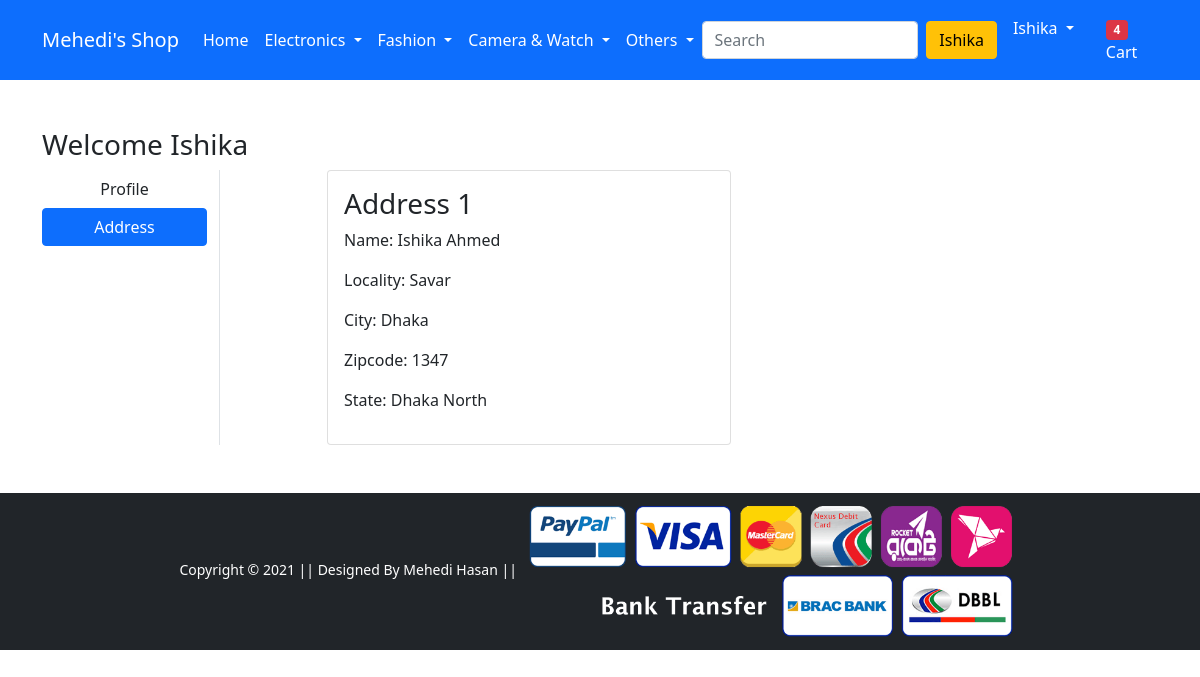
The app's page /address/ (signed in), older data.
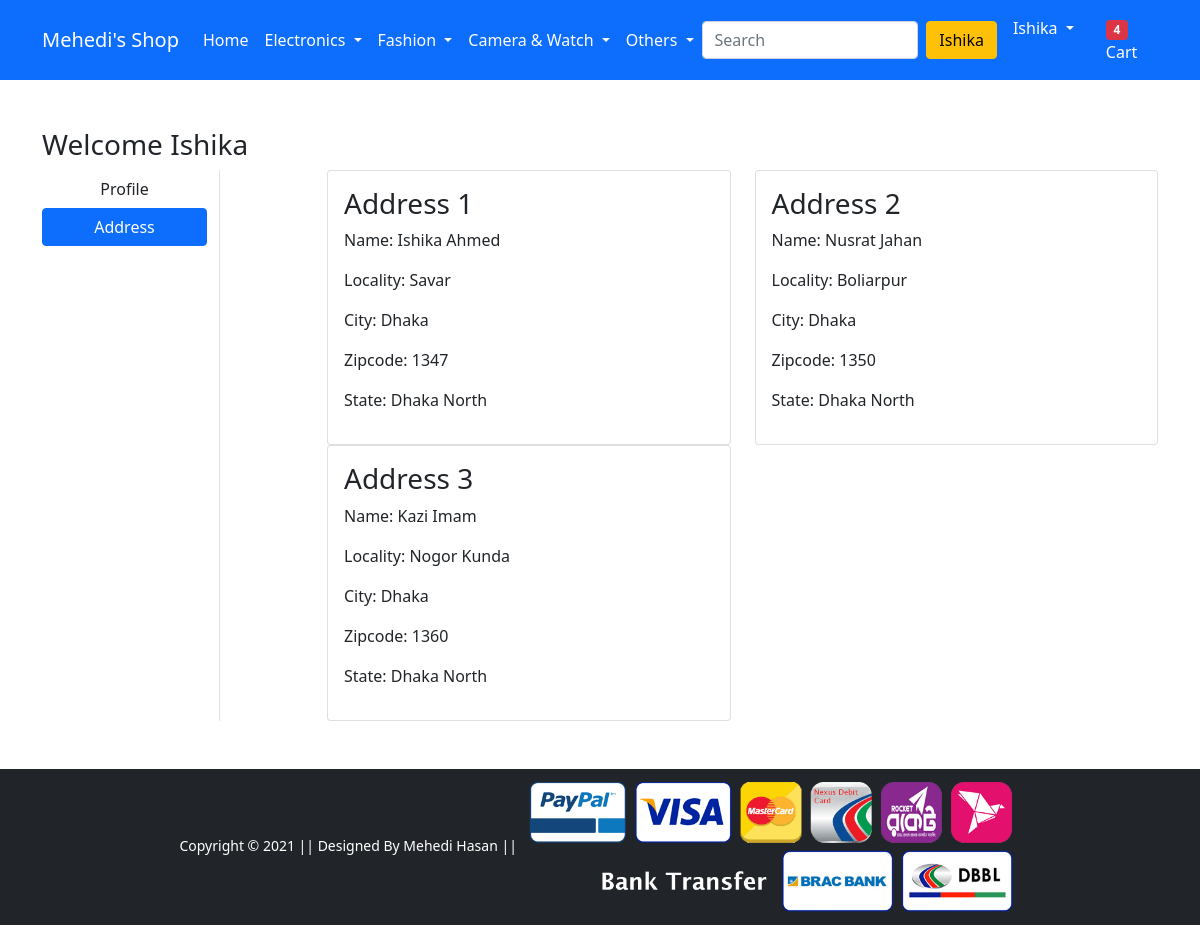
The same page, newer data.
### app/models.py (models this page shows)
class Customer(models.Model):
    user = models.ForeignKey(User, on_delete = models.CASCADE)
    name = models.CharField(max_length=200)
    locality = models.CharField(max_length=200)
    city = models.CharField(max_length=50)
    zipcode = models.IntegerField()
    state = models.CharField(choices=STATE_CHOICES, max_length=50)

### app/views.py (the view)
# urls.py: path('address/', views.address, name='address'),
def address(request):
 addrs = Customer.objects.filter(user = request.user)
 return render(request, 'app/address.html', {'addrs':addrs, 'active': 'btn-primary'})

### app/templates/app/address.html (shortened to what this page needs)
{% extends 'app/base.html' %}
{% load static %}
{% block main-content %}
<div class="container my-5">
 <div class="row">
 <h3>Welcome <span class="text-capitalize">{{request.user}}</span></h3>
  <div class="col-sm-2 border-end">
   <ul class="list-unstyled">
    <li class="d-grid"><a href="{% url 'profile' %}" class="btn">Profile</a></li>
    <li class="d-grid"><a href="{% url 'address' %}" class="btn {{active}}">Address</a></li>
   </ul>
  </div>
  <div class="col-sm-9 offset-sm-1">
   <div class="row">
   {% for ad in addrs %}
    <div class="col-sm-6">
     <div class="card">
      <div class="card-body">
       <h3>Address {{forloop.counter}}</h3>
       <p>Name: {{ad.name}}</p>
       <p>Locality: {{ad.locality}}</p>
       <p>City: {{ad.city}}</p>
       <p>Zipcode: {{ad.zipcode}}</p>
       <p>State: {{ad.state}}</p>
      </div>
     </div>
    </div>
    {% endfor %}
   </div>
  </div>
 </div>
</div>
{% endblock main-content %}

Row changes from the older to the newer data that the page shows:
added Customer: name "Nusrat Jahan", locality "Boliarpur", city "Dhaka", zipcode "1350", state "Dhaka North"
added Customer: name "Kazi Imam", locality "Nogor Kunda", city "Dhaka", zipcode "1360", state "Dhaka North"
